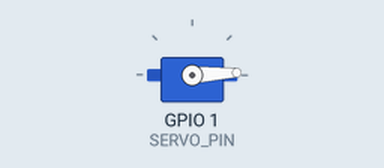
The sketch below on a simulated ESP32. Shown: servo.

Above: at 0.55 s.
At 1.8 s:
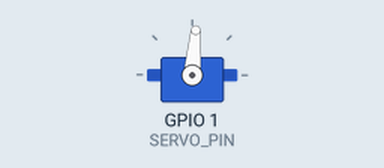
At 3.1 s:
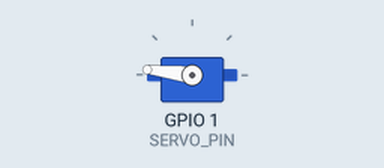
At 5.7 s:
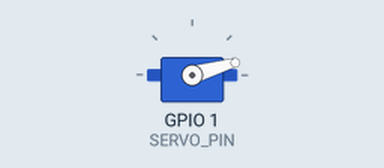
Timing chart, 0 to 7.6 s (numbered marks = the images above):
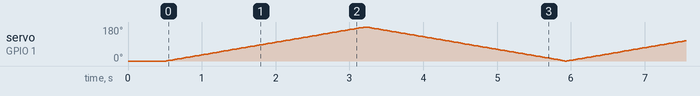

The sketch:

ESP32_Speed_Test.ino
```cpp
#include <ESP32Servo.h>                    // ESP32Servo라이브러리 포함
#define SERVO_PIN            1             // 서보 핀 1번에 연결

Servo myServo;                             // 서보 객체 생성

int speed = 15;                            // 속도 조절 변수, 숫자가 커지면 느려짐

void setup() {
  myServo.attach(SERVO_PIN);               // 서보객체를 SERVO_PIN과 연결
  myServo.write(0);                        // 서보모터 0도 위치
  delay(500);
}

void loop() {
  int pos;
  for (pos = 0; pos <= 180; pos += 1) {    // 0도에서 180도로 서보를 이동
    myServo.write(pos);                    // 서보의 위치를 지정
    delay(speed);                          // 이동 속도를 조절하기 위한 딜레이
  }


  for (pos = 180; pos >= 0; pos -= 1) {    // 180도에서 0도로 서보를 이동
    myServo.write(pos);                    // 서보의 위치를 지정
    delay(speed);                          // 이동 속도를 조절하기 위한 딜레이
  }
}
```
